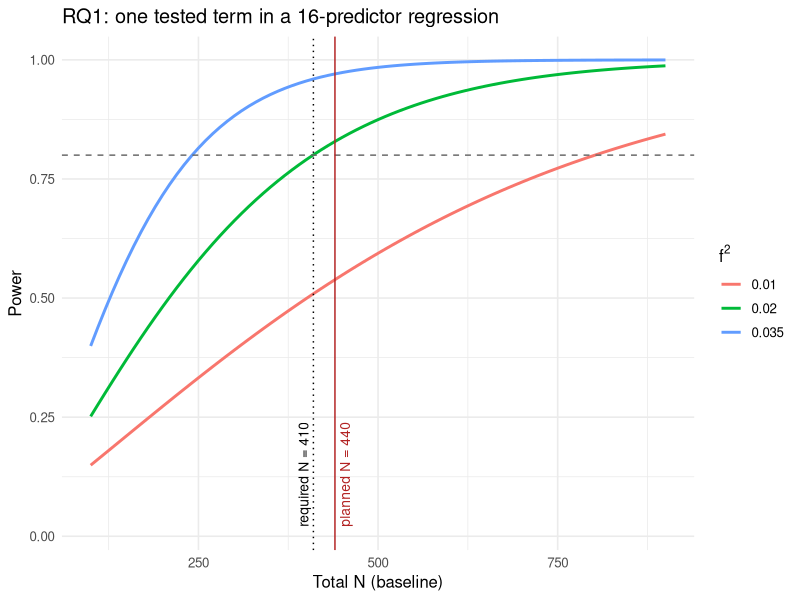
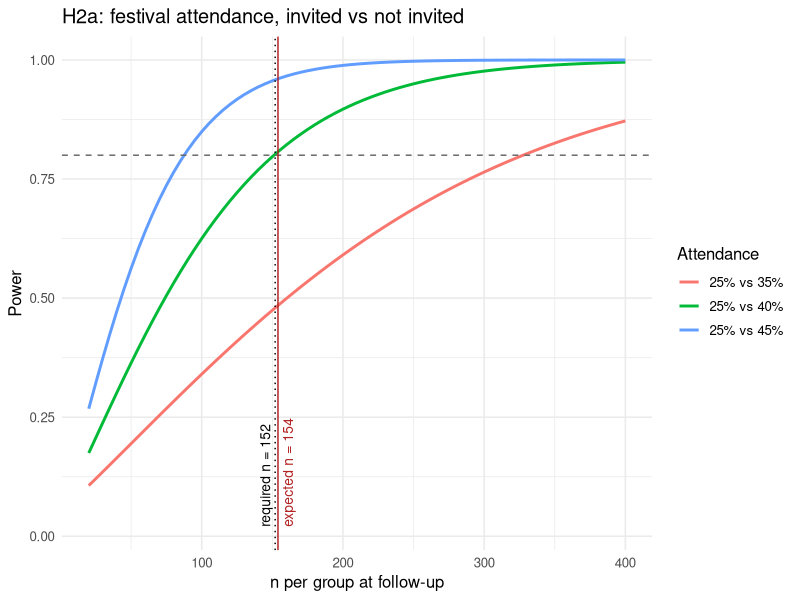
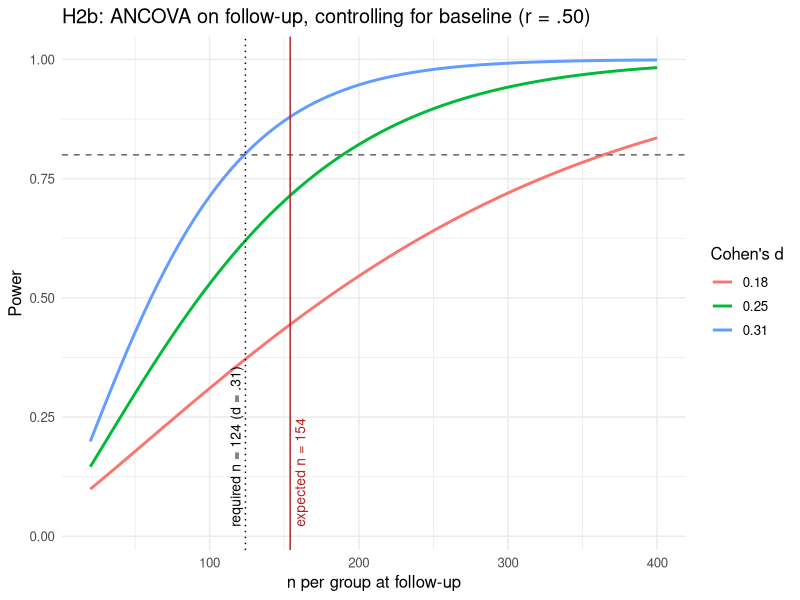

The R script that drew these images, in order:
# =============================================================================
# power_analysis.R
# Step 09 — A priori power analysis
# Study: Festival de las Tortugas Gigantes — randomized-encouragement BACI,
#        Santa Cruz Island, Galápagos (ESPM 231, Assignment 2)
# Author: Isabela Tapia-Jaramillo
#
# Replaces the Python placeholder (power_example.py) with R, using `pwr`.
# Run from the repository root:
#   Rscript Step_09_Power_Analysis_Sampling_and_Pilots/scripts/power_analysis.R
# Outputs (written to Step_09_Power_Analysis_Sampling_and_Pilots/output/):
#   power_results.txt, power_curve_RQ1.png, power_curve_H2a.png,
#   power_curve_H2b.png
# =============================================================================

suppressPackageStartupMessages({
  library(pwr)      # Champely (2020)
  library(ggplot2)
})

out_dir <- file.path("Step_09_Power_Analysis_Sampling_and_Pilots", "output")
dir.create(out_dir, showWarnings = FALSE, recursive = TRUE)
sink(file.path(out_dir, "power_results.txt"), split = TRUE)

# -----------------------------------------------------------------------------
# 0. Shared assumptions
# -----------------------------------------------------------------------------
alpha     <- 0.05
power_tgt <- 0.80
attrition <- 0.30  # Alderman et al. (2001): 3–23% loss/yr in developing-country
                   # panels; Guardians of the Giant Tortoises (2024): 15/18 (83%)
                   # retained over 6 months; here the gap is only 6–10 weeks.
r_prepost <- 0.50  # Walters et al. (2019), Trials 20:566: mean baseline–
                   # follow-up correlation 0.50 across 20 trials.
d_avg     <- 0.31  # Bergquist et al. (2023): average effect of
d_corr    <- 0.18  #   behavior-change interventions; 0.18 after correction
                   #   for publication bias.

cat("=== Assumptions ===\n")
cat(sprintf("alpha = %.2f | power = %.2f | attrition = %.0f%% | r(pre,post) = %.2f\n",
            alpha, power_tgt, 100 * attrition, r_prepost))
cat(sprintf("Effect sizes (Bergquist et al., 2023): d = %.2f (average), d = %.2f (bias-corrected)\n\n",
            d_avg, d_corr))

# -----------------------------------------------------------------------------
# 1. RQ1 (H1a–H1c) — multiple regression, ONE tested term (e.g., RV x trust)
#    16 predictors in the full model:
#      relational values, trust, identification, in-group norms (4)
#      RV x trust, identification x norms (2)
#      area (1), origin (1), occupation (4 dummies)
#      age, gender, education, years in Galápagos (4)
#    f2 = .02 (Cohen's "small"; conservative for an interaction term)
# -----------------------------------------------------------------------------
k_pred <- 16
u_rq1  <- 1
f2_rq1 <- 0.02
rq1    <- pwr.f2.test(u = u_rq1, f2 = f2_rq1, sig.level = alpha, power = power_tgt)
N_rq1  <- ceiling(rq1$v) + k_pred + 1      # N = v + k + 1

cat("=== RQ1: multiple regression (pwr.f2.test) ===\n")
cat(sprintf("u = %d tested term, f2 = %.2f, %d predictors in model\n", u_rq1, f2_rq1, k_pred))
cat(sprintf("Required denominator df v = %.1f  ->  N = ceiling(v) + k + 1 = %d\n", rq1$v, N_rq1))
cat("RQ1 uses baseline (first-survey) data, so N applies at baseline.\n\n")

# -----------------------------------------------------------------------------
# 2. H2a — invitation raises festival attendance: 25% (not invited) vs 40%
#    (invited). Two-proportion test (pwr.2p.test), Cohen's h.
# -----------------------------------------------------------------------------
p_ctrl <- 0.25
p_trt  <- 0.40
h_h2a  <- ES.h(p_trt, p_ctrl)
h2a    <- pwr.2p.test(h = h_h2a, sig.level = alpha, power = power_tgt)
n_h2a_follow   <- ceiling(h2a$n)
n_h2a_baseline <- ceiling(h2a$n / (1 - attrition))

cat("=== H2a: attendance, invited vs not invited (pwr.2p.test) ===\n")
cat(sprintf("p = %.2f vs %.2f -> Cohen's h = %.3f\n", p_trt, p_ctrl, h_h2a))
cat(sprintf("n per group at follow-up = %.1f -> %d\n", h2a$n, n_h2a_follow))
cat(sprintf("n per group at baseline (/ (1 - %.2f)) = %.1f -> %d  (total %d)\n\n",
            attrition, h2a$n / (1 - attrition), n_h2a_baseline, 2 * n_h2a_baseline))

# -----------------------------------------------------------------------------
# 3. H2b — change in intentions / norms / efficacy, ANCOVA on follow-up
#    controlling for baseline. Two-sample t-test n, deflated by (1 - r^2)
#    (Borm et al., 2007).
# -----------------------------------------------------------------------------
ancova_n <- function(d, r = r_prepost) {
  n_t <- pwr.t.test(d = d, sig.level = alpha, power = power_tgt,
                    type = "two.sample")$n
  c(n_ttest = n_t, n_ancova = n_t * (1 - r^2))
}
ancova_power <- function(n_per_group, d, r = r_prepost) {
  # ANCOVA with n per group has the power of a t-test with n / (1 - r^2)
  pwr.t.test(n = n_per_group / (1 - r^2), d = d, sig.level = alpha,
             type = "two.sample")$power
}

h2b_avg  <- ancova_n(d_avg)
h2b_corr <- ancova_n(d_corr)
n_h2b    <- ceiling(h2b_avg["n_ancova"])

cat("=== H2b: ANCOVA (pwr.t.test with n x (1 - r^2)) ===\n")
cat(sprintf("d = %.2f: t-test n = %.1f -> ANCOVA n = %.1f -> %d per group\n",
            d_avg, h2b_avg[1], h2b_avg[2], ceiling(h2b_avg[2])))
cat(sprintf("d = %.2f: t-test n = %.1f -> ANCOVA n = %.1f -> %d per group\n",
            d_corr, h2b_corr[1], h2b_corr[2], ceiling(h2b_corr[2])))
cat(sprintf("\nSensitivity — power with %d per group:\n", n_h2b))
for (d in c(0.18, 0.25, 0.31)) {
  cat(sprintf("  d = %.2f : power = %.2f\n", d, ancova_power(n_h2b, d)))
}

# -----------------------------------------------------------------------------
# 4. Planned sample and which test drives it
# -----------------------------------------------------------------------------
N_base_planned   <- 440                     # 220 per arm
n_arm_planned    <- N_base_planned / 2
n_arm_follow_exp <- n_arm_planned * (1 - attrition)

cat("\n=== Planned sample ===\n")
cat(sprintf("Planned baseline N = %d (%d per arm); expected follow-up = %d (%.0f per arm)\n",
            N_base_planned, n_arm_planned, round(N_base_planned * (1 - attrition)),
            n_arm_follow_exp))
cat("Plus ~100 new post-festival residents (testing-effect check; not powered).\n\n")

driver <- data.frame(
  Test = c("RQ1 regression (1 term, 16 predictors)",
           "H2a attendance 25% vs 40%",
           "H2b ANCOVA, d = 0.31",
           "H2b ANCOVA, d = 0.18"),
  Needed = c(sprintf("N = %d at baseline", N_rq1),
             sprintf("%d/group follow-up = %d/group baseline (%d total)",
                     n_h2a_follow, n_h2a_baseline, 2 * n_h2a_baseline),
             sprintf("%d/group follow-up = %d/group baseline",
                     ceiling(h2b_avg[2]), ceiling(ceiling(h2b_avg[2]) / (1 - attrition))),
             sprintf("%d/group follow-up = %d/group baseline",
                     ceiling(h2b_corr[2]), ceiling(ceiling(h2b_corr[2]) / (1 - attrition)))),
  Power_at_planned = c(
    pwr.f2.test(u = u_rq1, v = N_base_planned - k_pred - 1, f2 = f2_rq1)$power,
    pwr.2p.test(h = h_h2a, n = n_arm_follow_exp)$power,
    ancova_power(n_arm_follow_exp, d_avg),
    ancova_power(n_arm_follow_exp, d_corr))
)
driver$Power_at_planned <- round(driver$Power_at_planned, 2)
options(width = 200)
cat("=== Which test drives the sample size? ===\n")
print(driver, row.names = FALSE, right = FALSE)
cat(sprintf(paste0(
  "\nH2a is the binding constraint: %.1f (-> 152) per group at follow-up / 0.70 = %d per group\n",
  "= %d minimum at baseline, rounded up to %d (220 per arm) as a small buffer.\n",
  "That N also covers RQ1 (needs %d) and H2b at d = 0.31 (needs %d per group at follow-up).\n",
  "H2b at the bias-corrected d = 0.18 is NOT powered at .80; report it as a sensitivity result.\n"),
  h2a$n, n_h2a_baseline, 2 * n_h2a_baseline, N_base_planned, N_rq1, ceiling(h2b_avg[2])))

# -----------------------------------------------------------------------------
# 4b. Caveat: intention-to-treat (ITT) and IV estimates for H2b
#     The H2b power above is for the attendee vs non-attendee ANCOVA. Under
#     randomized encouragement, the ITT effect of the INVITATION on outcomes is
#     diluted by the compliance gap (40% - 25% = 15 points): ITT d = 0.15 x d.
#     The IV (complier) estimate recovers d but its SE is inflated ~1/0.15.
#     These estimates are reported but are not expected to be powered.
# -----------------------------------------------------------------------------
compliance_gap <- p_trt - p_ctrl
cat(sprintf("\n=== Caveat: ITT on H2b outcomes (compliance gap = %.2f) ===\n", compliance_gap))
for (d in c(d_avg, d_corr)) {
  d_itt <- compliance_gap * d
  cat(sprintf("  attendance effect d = %.2f -> ITT d = %.3f -> power with %.0f/arm = %.2f\n",
              d, d_itt, n_arm_follow_exp, ancova_power(n_arm_follow_exp, d_itt)))
}
cat("  => ITT/IV estimates for H2b are supplementary; the attendee ANCOVA is the powered (but\n",
    "    self-selected) comparison. Interpret it alongside the ITT/IV results.\n")

# -----------------------------------------------------------------------------
# 5. Power curves (power vs sample size)
# -----------------------------------------------------------------------------
theme_set(theme_minimal(base_size = 12))
ref_line <- geom_hline(yintercept = power_tgt, linetype = "dashed", colour = "grey40")

# RQ1: power vs total N for three f2 values
Ns <- seq(100, 900, by = 10)
rq1_curve <- expand.grid(N = Ns, f2 = c(0.01, 0.02, 0.035))
rq1_curve$power <- mapply(function(N, f2)
  pwr.f2.test(u = u_rq1, v = N - k_pred - 1, f2 = f2, sig.level = alpha)$power,
  rq1_curve$N, rq1_curve$f2)
p1 <- ggplot(rq1_curve, aes(N, power, colour = factor(f2))) +
  geom_line(linewidth = 1) + ref_line +
  geom_vline(xintercept = N_rq1, linetype = "dotted") +
  geom_vline(xintercept = N_base_planned, colour = "firebrick") +
  annotate("text", x = N_rq1, y = 0.02, hjust = 0, label = paste0("required N = ", N_rq1),
           angle = 90, vjust = -0.5, size = 3.5) +
  annotate("text", x = N_base_planned, y = 0.02, hjust = 0, label = "planned N = 440",
           angle = 90, vjust = 1.5, size = 3.5, colour = "firebrick") +
  labs(title = "RQ1: one tested term in a 16-predictor regression",
       x = "Total N (baseline)", y = "Power", colour = expression(f^2))
ggsave(file.path(out_dir, "power_curve_RQ1.png"), p1, width = 7, height = 4.5, dpi = 200)

# H2a: power vs n per group at follow-up for three invited-arm attendance rates
ns <- seq(20, 400, by = 5)
h2a_curve <- expand.grid(n = ns, p_trt = c(0.35, 0.40, 0.45))
h2a_curve$power <- mapply(function(n, p)
  pwr.2p.test(h = ES.h(p, p_ctrl), n = n, sig.level = alpha)$power,
  h2a_curve$n, h2a_curve$p_trt)
p2 <- ggplot(h2a_curve, aes(n, power, colour = paste0("25% vs ", 100 * p_trt, "%"))) +
  geom_line(linewidth = 1) + ref_line +
  geom_vline(xintercept = n_h2a_follow, linetype = "dotted") +
  geom_vline(xintercept = n_arm_follow_exp, colour = "firebrick") +
  annotate("text", x = n_h2a_follow, y = 0.02, hjust = 0, label = paste0("required n = ", n_h2a_follow),
           angle = 90, vjust = -0.5, size = 3.5) +
  annotate("text", x = n_arm_follow_exp, y = 0.02, hjust = 0, label = "expected n = 154",
           angle = 90, vjust = 1.5, size = 3.5, colour = "firebrick") +
  labs(title = "H2a: festival attendance, invited vs not invited",
       x = "n per group at follow-up", y = "Power", colour = "Attendance")
ggsave(file.path(out_dir, "power_curve_H2a.png"), p2, width = 7, height = 4.5, dpi = 200)

# H2b: power vs n per group (ANCOVA) for d = .18 / .25 / .31
h2b_curve <- expand.grid(n = ns, d = c(0.18, 0.25, 0.31))
h2b_curve$power <- mapply(ancova_power, h2b_curve$n, h2b_curve$d)
p3 <- ggplot(h2b_curve, aes(n, power, colour = factor(d))) +
  geom_line(linewidth = 1) + ref_line +
  geom_vline(xintercept = n_h2b, linetype = "dotted") +
  geom_vline(xintercept = n_arm_follow_exp, colour = "firebrick") +
  annotate("text", x = n_h2b, y = 0.02, hjust = 0, label = paste0("required n = ", n_h2b, " (d = .31)"),
           angle = 90, vjust = -0.5, size = 3.5) +
  annotate("text", x = n_arm_follow_exp, y = 0.02, hjust = 0, label = "expected n = 154",
           angle = 90, vjust = 1.5, size = 3.5, colour = "firebrick") +
  labs(title = "H2b: ANCOVA on follow-up, controlling for baseline (r = .50)",
       x = "n per group at follow-up", y = "Power", colour = "Cohen's d")
ggsave(file.path(out_dir, "power_curve_H2b.png"), p3, width = 7, height = 4.5, dpi = 200)

cat("\nPower curves saved to", out_dir, "\n")
sink()
